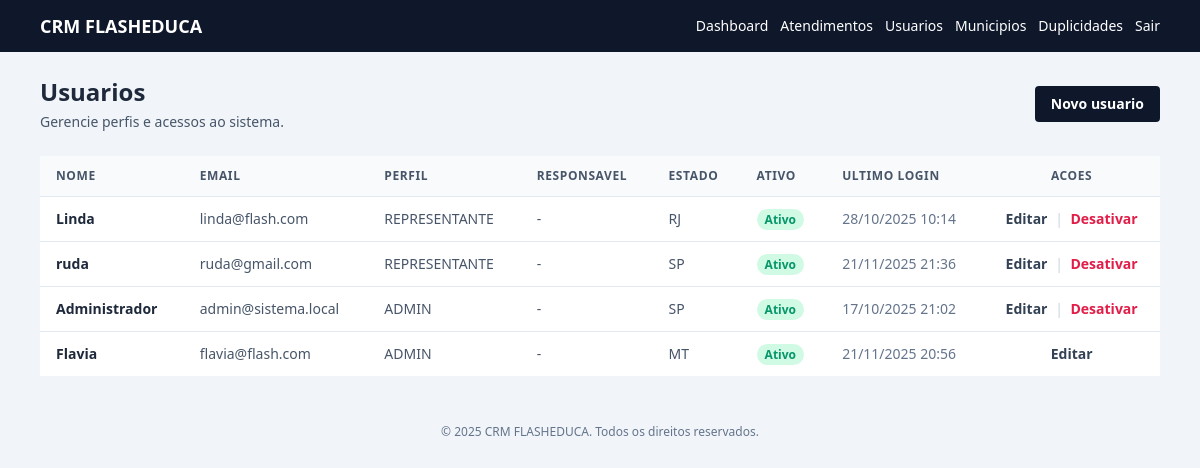
Page /usuarios.php (signed in) on the committed database.
### tables this page shows
CREATE TABLE `users` (
  `id` int(11) NOT NULL,
  `name` varchar(120) NOT NULL,
  `email` varchar(120) NOT NULL,
  `password_hash` varchar(255) NOT NULL,
  `role` enum('ADMIN','REPRESENTANTE','ADMIN/REPRESENTANTE','VENDEDOR') NOT NULL DEFAULT 'VENDEDOR',
  `created_by` int(11) DEFAULT NULL,
  `estado` varchar(50) NOT NULL,
  `cidade` varchar(100) DEFAULT NULL,
  `representante_id` int(11) DEFAULT NULL,
  `active` tinyint(1) NOT NULL DEFAULT 1,
  `last_login_at` datetime DEFAULT NULL,
  `created_at` datetime NOT NULL DEFAULT current_timestamp(),
  `updated_at` datetime NOT NULL DEFAULT current_timestamp() ON UPDATE current_timestamp()
);

### helpers.php (called while the page is built, shortened)
<?php
function esc($value): string
{
    return htmlspecialchars((string)$value, ENT_QUOTES, 'UTF-8');
}
function format_date(?string $date, string $format = 'd/m/Y'): string
{
    try {
        $dt = new DateTime($date);
        return $dt->format($format);
    } catch (Throwable $e) {
        return $date;
    }
}

### auth.php (called while the page is built, shortened)
<?php
require_once __DIR__ . '/helpers.php';
function current_user(): ?array
{
    static $cachedUser = null;
    if (isset($_SESSION['user_id'])) {
        if ($cachedUser !== null) {
            return $cachedUser;
        }
        try {
            $pdo = get_pdo();
            $stmt = $pdo->prepare('SELECT id, name, email, role, estado, cidade, representante_id, active, last_login_at FROM users WHERE id = :id');
            $stmt->execute([':id' => $_SESSION['user_id']]);
            $user = $stmt->fetch();
            if ($user && (int)$user['active'] === 1) {
                $cachedUser = $user;
                return $cachedUser;
            }
        } catch (Throwable $e) {
            return null;
        }
    }
    return null;
}
function require_login(): void
{
    if (!current_user()) {
        flash('auth', 'Por favor, faca login para continuar.', 'warning');
        redirect('index.php');
    }
}

### usuarios.php (the view, shortened to what this page needs)
<?php
require_login();
$user = current_user();
$isAdmin = is_admin($user);
$pdo = get_pdo();
$usuarios = [];
if ($isAdmin) {
    $usuarios = $pdo->query('SELECT id, name, email, role, estado, cidade, representante_id, active, last_login_at, created_at FROM users ORDER BY role DESC, name')->fetchAll();
} else {
    $stmt = $pdo->prepare('SELECT id, name, email, role, estado, cidade, representante_id, active, last_login_at, created_at FROM users WHERE id = :id OR (representante_id = :id AND role = "VENDEDOR") ORDER BY role DESC, name');
    $stmt->execute([':id' => $user['id']]);
    $usuarios = $stmt->fetchAll();
}
$responsaveis = [];
require __DIR__ . '/partials/header.php';
?>
<div class="flex flex-col gap-6">
    <div class="flex flex-col justify-between gap-3 md:flex-row md:items-center">
        <div>
            <h1 class="text-2xl font-semibold text-slate-800">Usuarios</h1>
            <p class="mt-1 text-sm text-slate-600">Gerencie perfis e acessos ao sistema.</p>
        </div>
        <a href="usuario_form.php" class="rounded bg-slate-900 px-4 py-2 text-sm font-semibold text-white hover:bg-slate-800">Novo usuario</a>
    </div>
    <div class="overflow-x-auto">
        <table class="min-w-full divide-y divide-slate-200 bg-white text-sm shadow">
            <thead class="bg-slate-50">
                <tr class="text-left text-xs font-semibold uppercase tracking-wider text-slate-600">
                    <th class="px-4 py-3">Nome</th>
                    <th class="px-4 py-3">Email</th>
                    <th class="px-4 py-3">Perfil</th>
                    <th class="px-4 py-3">Responsavel</th>
                    <th class="px-4 py-3">Estado</th>
                    <th class="px-4 py-3">Ativo</th>
                    <th class="px-4 py-3">Ultimo login</th>
                    <th class="px-4 py-3 text-center">Acoes</th>
                </tr>
            </thead>
            <tbody class="divide-y divide-slate-200">
                <?php foreach ($usuarios as $linha): ?>
                    <tr>
                        <td class="px-4 py-3 font-semibold text-slate-800"><?= esc($linha['name']) ?></td>
                        <td class="px-4 py-3 text-slate-600"><?= esc($linha['email']) ?></td>
                        <td class="px-4 py-3 text-slate-600"><?= esc($linha['role']) ?></td>
                        <td class="px-4 py-3 text-slate-600">
                            <?php if (!empty($linha['representante_id']) && isset($responsaveis[$linha['representante_id']])): ?>
                                <?= esc($responsaveis[$linha['representante_id']]) ?>
                            <?php else: ?>
                                -
                            <?php endif; ?>
                        </td>
                        <td class="px-4 py-3 text-slate-600"><?= esc($linha['estado']) ?></td>
                        <td class="px-4 py-3 text-slate-600">
                            <?php if ((int)$linha['active'] === 1): ?>
                                <span class="rounded-full bg-emerald-100 px-2 py-0.5 text-xs font-semibold text-emerald-600">Ativo</span>
                            <?php else: ?>
                                <span class="rounded-full bg-rose-100 px-2 py-0.5 text-xs font-semibold text-rose-600">Inativo</span>
                            <?php endif; ?>
                        </td>
                        <td class="px-4 py-3 text-slate-500"><?= esc(format_date($linha['last_login_at'], 'd/m/Y H:i')) ?></td>
                        <td class="px-4 py-3 text-center">
                            <a href="usuario_form.php?id=<?= $linha['id'] ?>" class="text-sm font-semibold text-slate-700 hover:text-slate-900">Editar</a>
                            <?php if ((int)$linha['id'] !== (int)$user['id']): ?>
                                <span class="mx-1 text-slate-300">|</span>
                                <?php if ((int)$linha['active'] === 1): ?>
                                    <a href="usuario_toggle.php?id=<?= $linha['id'] ?>&acao=desativar" class="text-sm font-semibold text-rose-600 hover:text-rose-700" onclick="return confirm('Desativar este usuario?');">Desativar</a>
                                <?php else: ?>
                                    <a href="usuario_toggle.php?id=<?= $linha['id'] ?>&acao=ativar" class="text-sm font-semibold text-emerald-600 hover:text-emerald-700" onclick="return confirm('Ativar este usuario?');">Ativar</a>
                                <?php endif; ?>
                            <?php endif; ?>
                        </td>
                    </tr>
                <?php endforeach; ?>
            </tbody>
        </table>
    </div>
</div>
<?php
require __DIR__ . '/partials/footer.php';

### rows in the picture
users: name "Linda", email "linda@flash.com", role "REPRESENTANTE", estado "RJ", active "Ativo", last_login_at "28/10/2025 10:14"
users: name "ruda", email "ruda@gmail.com", role "REPRESENTANTE", estado "SP", active "Ativo", last_login_at "21/11/2025 21:36"
users: name "Administrador", email "admin@sistema.local", role "ADMIN", estado "SP", active "Ativo", last_login_at "17/10/2025 21:02"
users: name "Flavia", email "flavia@flash.com", role "ADMIN", estado "MT", active "Ativo", last_login_at "21/11/2025 20:56"

### other values in the picture
APP_NAME "CRM FLASHEDUCA"
